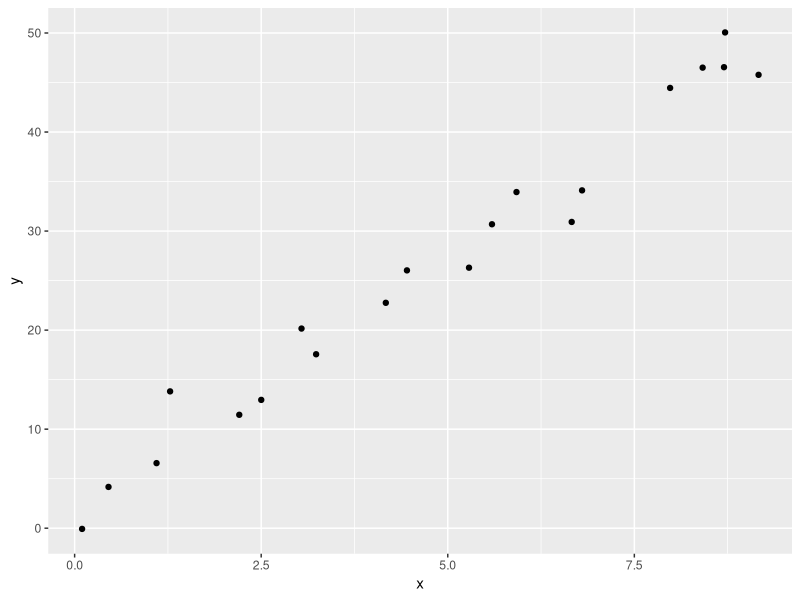
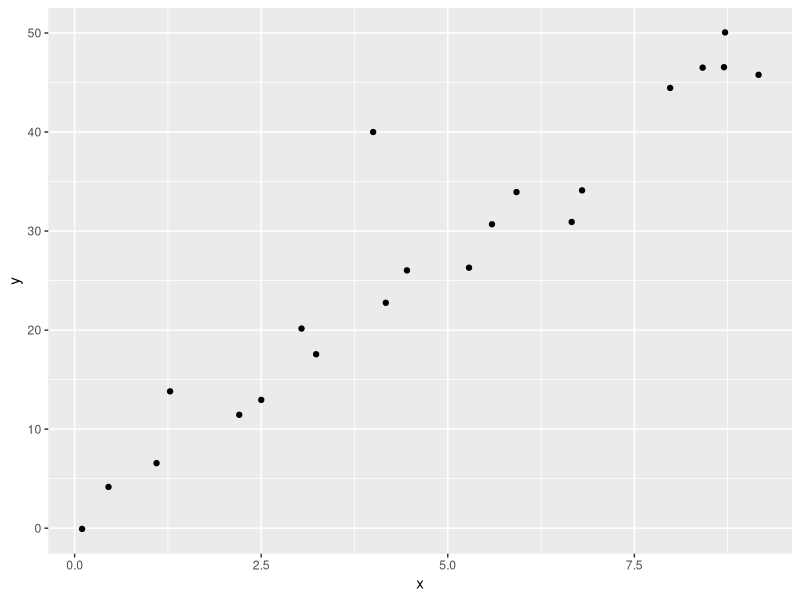
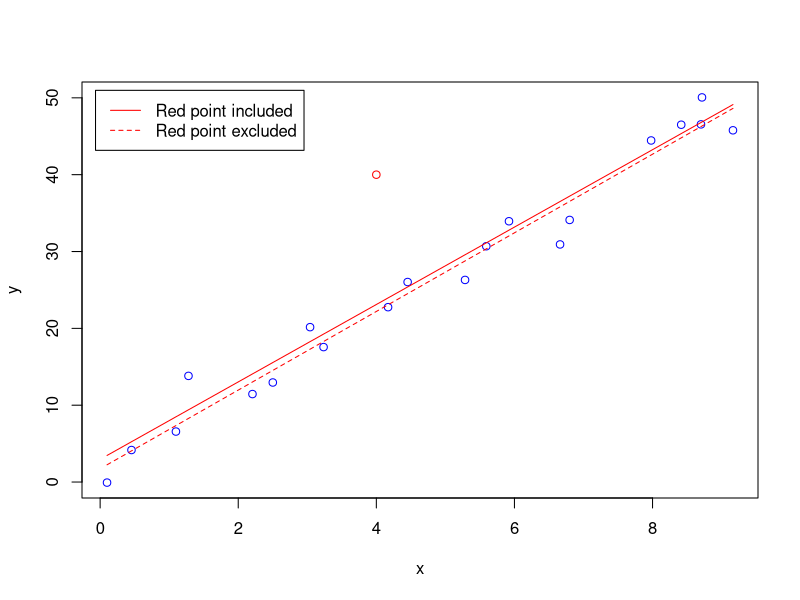
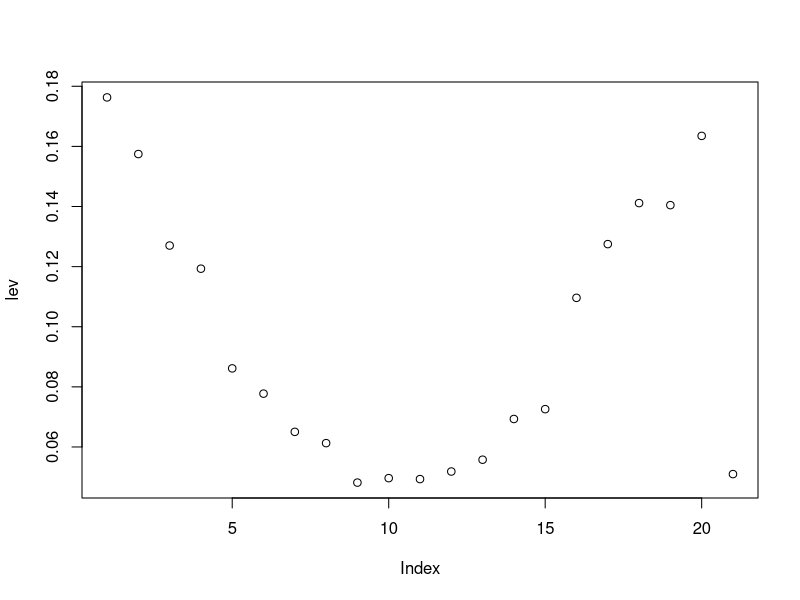
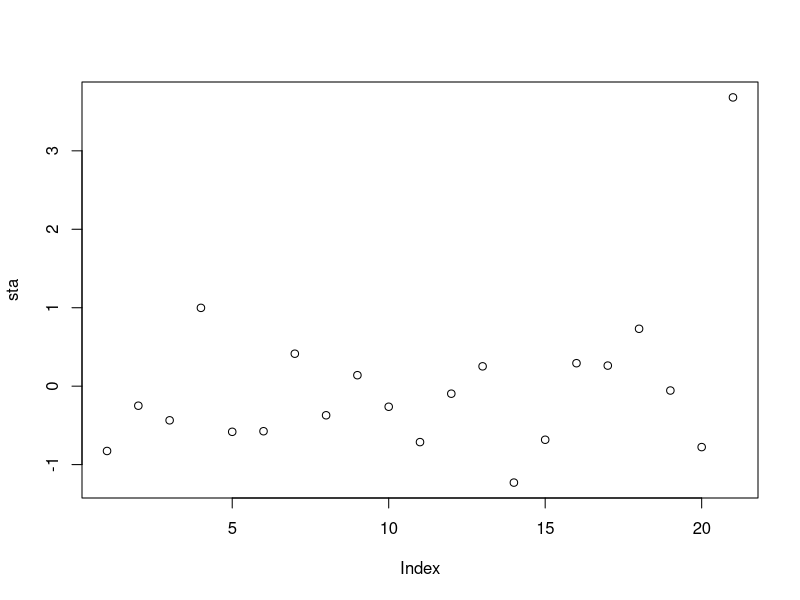
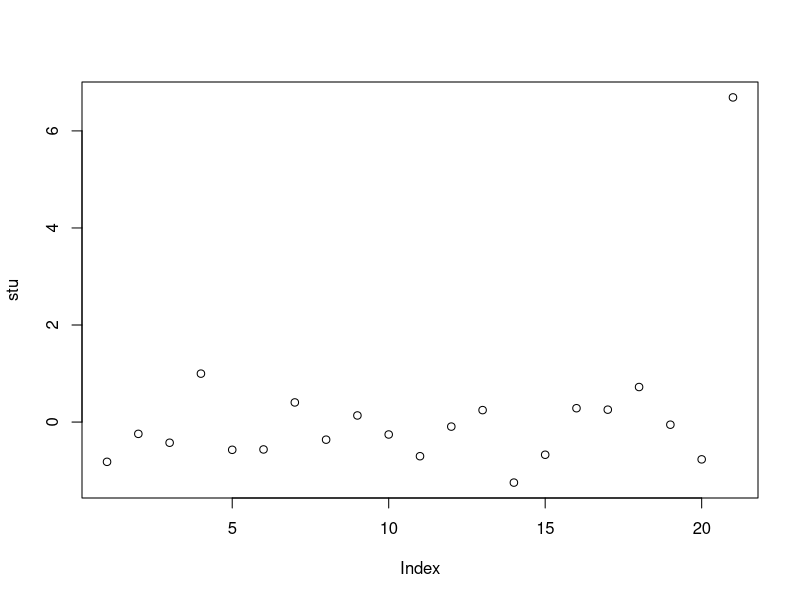
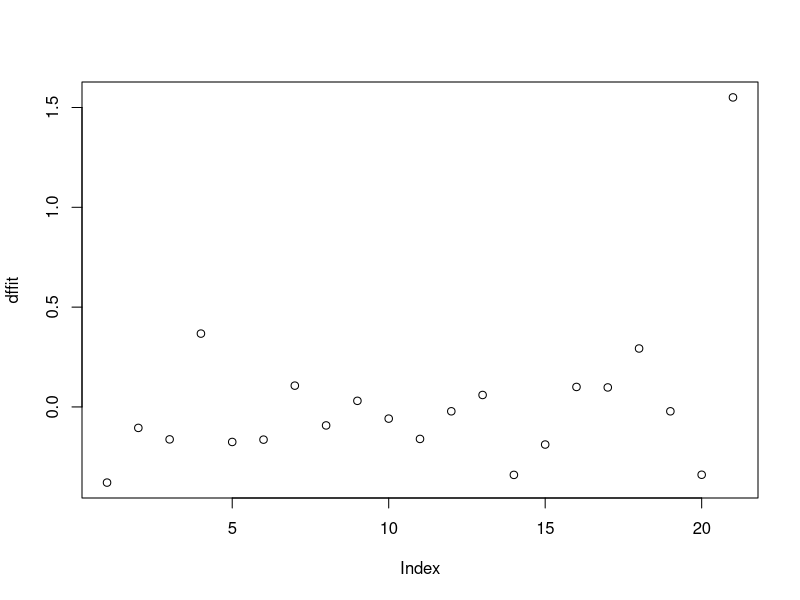
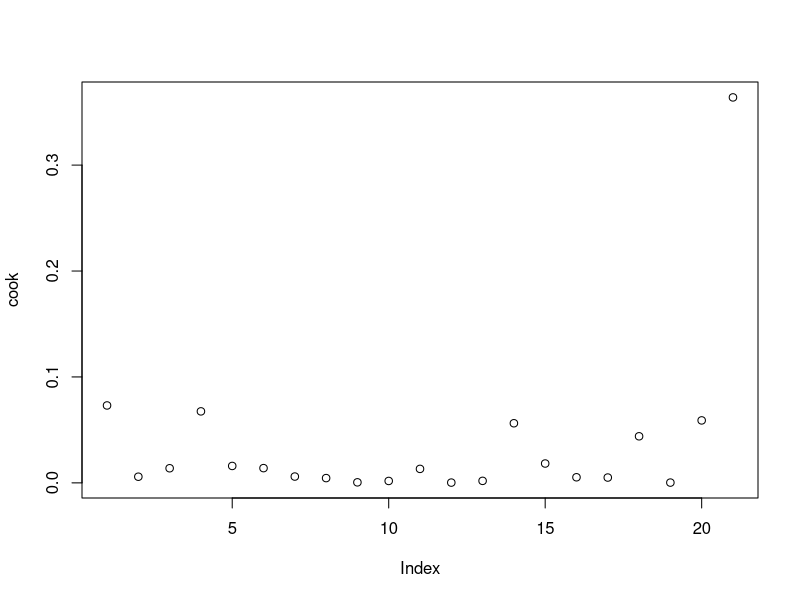

The R source for these figures, in order:
## ---- chunk 1
library(knitr)
## ---- chunk 2
# getwd()
influence1 <- read.csv("DataL11/influence1.csv", header=T)
library(ggplot2)
attach(influence1)
# head(influence1)
qplot(data=influence1, x=x, y=y)

detach(influence1)
## ---- chunk 3
influence2 <- read.csv("DataL11/influence2.csv", header=T)
attach(influence2)
# head(influence2)
qplot(data= influence2, x=x, y=y)
## ---- chunk 4
model.1 <- lm(y ~ x)
summary(model.1)
## ---- chunk 5
model.2 <- lm(y ~ x, subset=1:20) # exclude obs #21
summary(model.2)
## ---- chunk 6
plot(x=x, y=y, col=ifelse(Row<=20, "blue", "red"),
     panel.last = c(lines(sort(x), fitted(model.1)[order(x)], col="red"),
                    lines(sort(x[-21]), fitted(model.2)[order(x[-21])],
                          col="red", lty=2)),
     data=influence2)
legend("topleft", col="red", lty=c(1,2),
       inset=0.02, legend=c("Red point included", "Red point excluded"))
## ---- chunk 7
lev <- hatvalues(model.1)
round(lev, 6)
plot(lev)
## ---- chunk 8
sum(lev) # 2
## ---- chunk 9
sta <- rstandard(model.1)
round(sta, 6)
plot(sta)
## ---- chunk 10
stu <- rstudent(model.1)
round(stu, 6)
plot(stu)
## ---- chunk 11
dffit <- dffits(model.1)
round(dffit, 6)
plot(dffit)
## ---- chunk 12
cook <- cooks.distance(model.1)
round(cook, 6)
plot(cook)
detach(influence2)
## ---- chunk 13
influence3 <- read.csv("DataL11/influence3.csv", header=T)
attach(influence3)
plot(x, y)
## ---- chunk 14
model.1 <- lm(y ~ x)
summary(model.1)
## ---- chunk 15
model.2 <- lm(y ~ x, subset=1:20) # exclude obs #21
summary(model.2)
## ---- chunk 16
plot(x=x, y=y, col=ifelse(Row<=20, "blue", "red"),
     panel.last = c(lines(sort(x), fitted(model.1)[order(x)], col="red"),
                    lines(sort(x[-21]), fitted(model.2)[order(x[-21])],
                          col="red", lty=2)))
legend("topleft", col="red", lty=c(1,2),
       inset=0.02, legend=c("Red point included", "Red point excluded"))

## ---- chunk 17
lev <- hatvalues(model.1)
round(lev, 6)
## ---- chunk 18
dffit <- dffits(model.1)
round(dffit, 6)
## ---- chunk 19
cook <- cooks.distance(model.1)
round(cook, 6)
plot(cook)
detach(influence3)
## ---- chunk 20
influence4 <- read.csv("DataL11/influence4.csv", header=T)
attach(influence4)

qplot(x, y)
## ---- chunk 21
model.1 <- lm(y ~ x)
summary(model.1)
## ---- chunk 22
model.2 <- lm(y ~ x, subset=1:20) # exclude obs #21
summary(model.2)
## ---- chunk 23
qplot(data=influence4, x=x, y=y) +
  geom_line(aes(x=x, y=model.1$fitted.values, colour="whole data")) +
  geom_line(data=influence4[-21, ], aes(x=x, y=model.2$fitted.values, colour="no outlier")) +
  xlim(c(0, 16))

# influence4[-21, ]            
## ---- chunk 24
plot(x=x, y=y, col=ifelse(Row<=20, "blue", "red"),
     panel.last = c(lines(sort(x), fitted(model.1)[order(x)], col="red"),
                    lines(sort(x[-21]), fitted(model.2)[order(x[-21])],
                          col="red", lty=2)))
legend("topleft", col="red", lty=c(1,2),
       inset=0.02, legend=c("Red point included", "Red point excluded"))

## ---- chunk 25
lev <- hatvalues(model.1)
round(lev, 6)
## ---- chunk 26
sum(lev) # 2
## ---- chunk 27
dffit <- dffits(model.1)
round(dffit, 6)
## ---- chunk 28
cook <- cooks.distance(model.1)
round(cook, 6)
plot(cook)
detach(influence4)
## ---- chunk 29
heightfoot <- read.table("DataL11/height_foot.txt", header=T)
attach(heightfoot)

qplot(height, foot)
## ---- chunk 30
model.1 <- lm(foot ~ height)
summary(model.1)
## ---- chunk 31
which(height>80) # 28
model.2 <- lm(foot ~ height, subset=(1:33)[-28]) # exclude obs #28
summary(model.2)
## ---- chunk 32
dffit <- dffits(model.1)
dffit[28] # -3.200223
## ---- chunk 33
cook <- cooks.distance(model.1)
cook[28] # 3.274466

detach(heightfoot)
## ---- chunk 34
infectionrisk <- read.csv("DataL11/hospital_infct_03.csv", header=T)
attach(infectionrisk)
head(infectionrisk)
model <- lm(InfctRsk ~ Stay)
summary(model)
## ---- chunk 35
qplot(data=infectionrisk, x=Stay, y=InfctRsk) +
  geom_line(aes(x=Stay, y= model$fitted.values), col='blue')

# fitted(model)
# x
# names(model)
# model$fitted.values
## ---- chunk 36
summary(influence.measures(model)) # summarize dffit, cook's dist and hat value
detach(infectionrisk)
